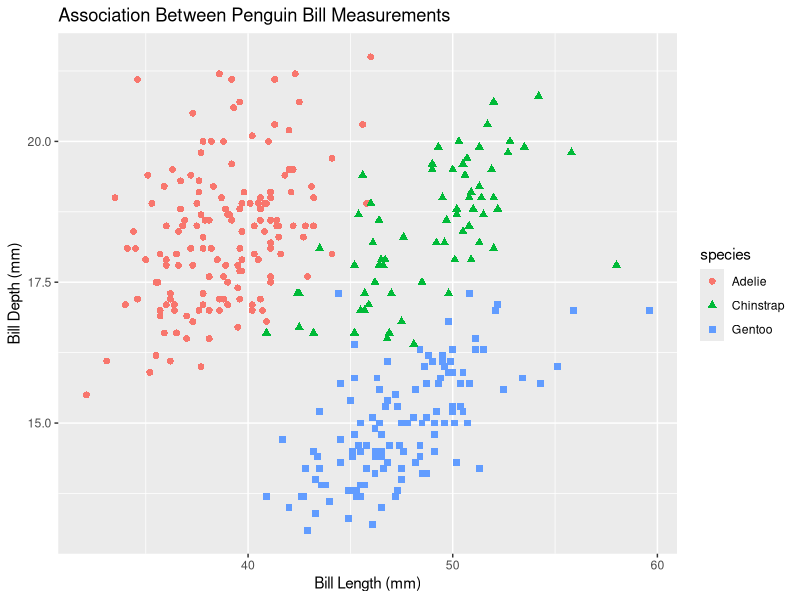

This chart was generated by the following R code:
# Need ggplot2
library(ggplot2)
library(palmerpenguins)

penguin_gg <- ggplot(data = penguins, aes(x = bill_length_mm, y = bill_depth_mm)) +
  geom_point(aes(color = species, shape = species), size = 2) +
  labs(x = "Bill Length (mm)", y = "Bill Depth (mm)",
       title = "Association Between Penguin Bill Measurements")
penguin_gg
